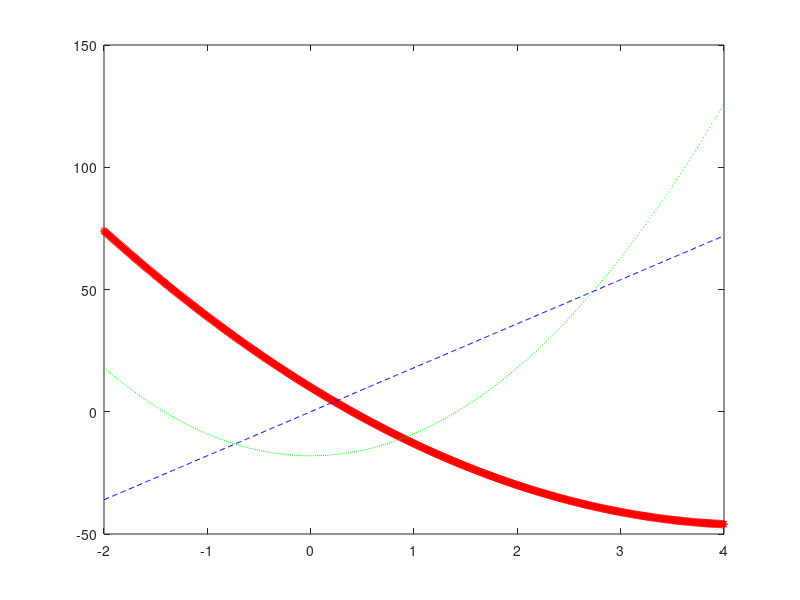

MATLAB code for this plot:
% Homework 11 - Question 2 - Alexander Alfakir
x = -2:0.01:4;
y = 3.*(x.^2)-(26.*x)+10;
dy = 9.*(x.^2)-18;
dy2 = 18.*x;
plot(x,y,'r*',x,dy,'g:',x,dy2,'b--');
